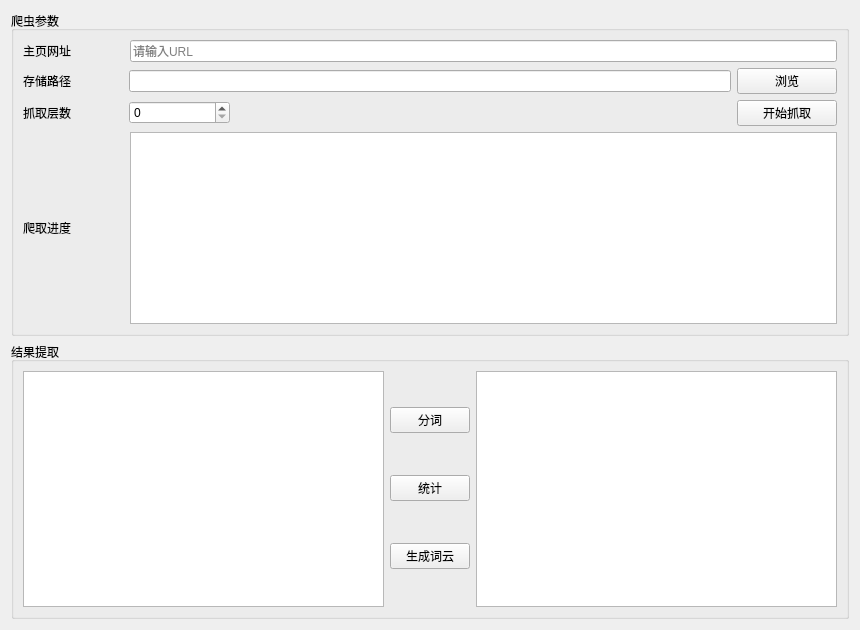
<?xml version="1.0" encoding="UTF-8"?>
<ui version="4.0">
 <class>Form</class>
 <widget class="QWidget" name="Form">
  <property name="geometry">
   <rect>
    <x>0</x>
    <y>0</y>
    <width>860</width>
    <height>630</height>
   </rect>
  </property>
  <property name="windowTitle">
   <string>Form</string>
  </property>
  <layout class="QVBoxLayout" name="verticalLayout_3">
   <item>
    <widget class="QGroupBox" name="groupBox">
     <property name="title">
      <string>爬虫参数</string>
     </property>
     <layout class="QVBoxLayout" name="verticalLayout_2">
      <item>
       <layout class="QHBoxLayout" name="horizontalLayout" stretch="1,7">
        <item>
         <widget class="QLabel" name="label">
          <property name="text">
           <string>主页网址</string>
          </property>
         </widget>
        </item>
        <item>
         <widget class="QLineEdit" name="lineEdit">
          <property name="placeholderText">
           <string>请输入URL</string>
          </property>
         </widget>
        </item>
       </layout>
      </item>
      <item>
       <layout class="QHBoxLayout" name="horizontalLayout_2" stretch="1,6,1">
        <item>
         <widget class="QLabel" name="label_2">
          <property name="text">
           <string>存储路径</string>
          </property>
         </widget>
        </item>
        <item>
         <widget class="QLineEdit" name="lineEdit_2"/>
        </item>
        <item>
         <widget class="QPushButton" name="pushButton_4">
          <property name="text">
           <string>浏览</string>
          </property>
         </widget>
        </item>
       </layout>
      </item>
      <item>
       <layout class="QHBoxLayout" name="horizontalLayout_3" stretch="1,1,5,1">
        <item>
         <widget class="QLabel" name="label_3">
          <property name="text">
           <string>抓取层数</string>
          </property>
         </widget>
        </item>
        <item>
         <widget class="QSpinBox" name="spinBox"/>
        </item>
        <item>
         <spacer name="horizontalSpacer">
          <property name="orientation">
           <enum>Qt::Horizontal</enum>
          </property>
          <property name="sizeHint" stdset="0">
           <size>
            <width>40</width>
            <height>20</height>
           </size>
          </property>
         </spacer>
        </item>
        <item>
         <widget class="QPushButton" name="pushButton_5">
          <property name="text">
           <string>开始抓取</string>
          </property>
         </widget>
        </item>
       </layout>
      </item>
      <item>
       <layout class="QHBoxLayout" name="horizontalLayout_4" stretch="1,7">
        <item>
         <widget class="QLabel" name="label_4">
          <property name="text">
           <string>爬取进度</string>
          </property>
         </widget>
        </item>
        <item>
         <widget class="QTextEdit" name="textEdit_3"/>
        </item>
       </layout>
      </item>
     </layout>
    </widget>
   </item>
   <item>
    <widget class="QGroupBox" name="groupBox_2">
     <property name="title">
      <string>结果提取</string>
     </property>
     <layout class="QHBoxLayout" name="horizontalLayout_5">
      <item>
       <widget class="QTextEdit" name="textEdit"/>
      </item>
      <item>
       <layout class="QVBoxLayout" name="verticalLayout">
        <item>
         <widget class="QPushButton" name="pushButton">
          <property name="text">
           <string>分词</string>
          </property>
         </widget>
        </item>
        <item>
         <widget class="QPushButton" name="pushButton_2">
          <property name="text">
           <string>统计</string>
          </property>
         </widget>
        </item>
        <item>
         <widget class="QPushButton" name="pushButton_3">
          <property name="text">
           <string>生成词云</string>
          </property>
         </widget>
        </item>
       </layout>
      </item>
      <item>
       <widget class="QTextEdit" name="textEdit_2"/>
      </item>
     </layout>
    </widget>
   </item>
  </layout>
 </widget>
 <resources/>
 <connections/>
</ui>
